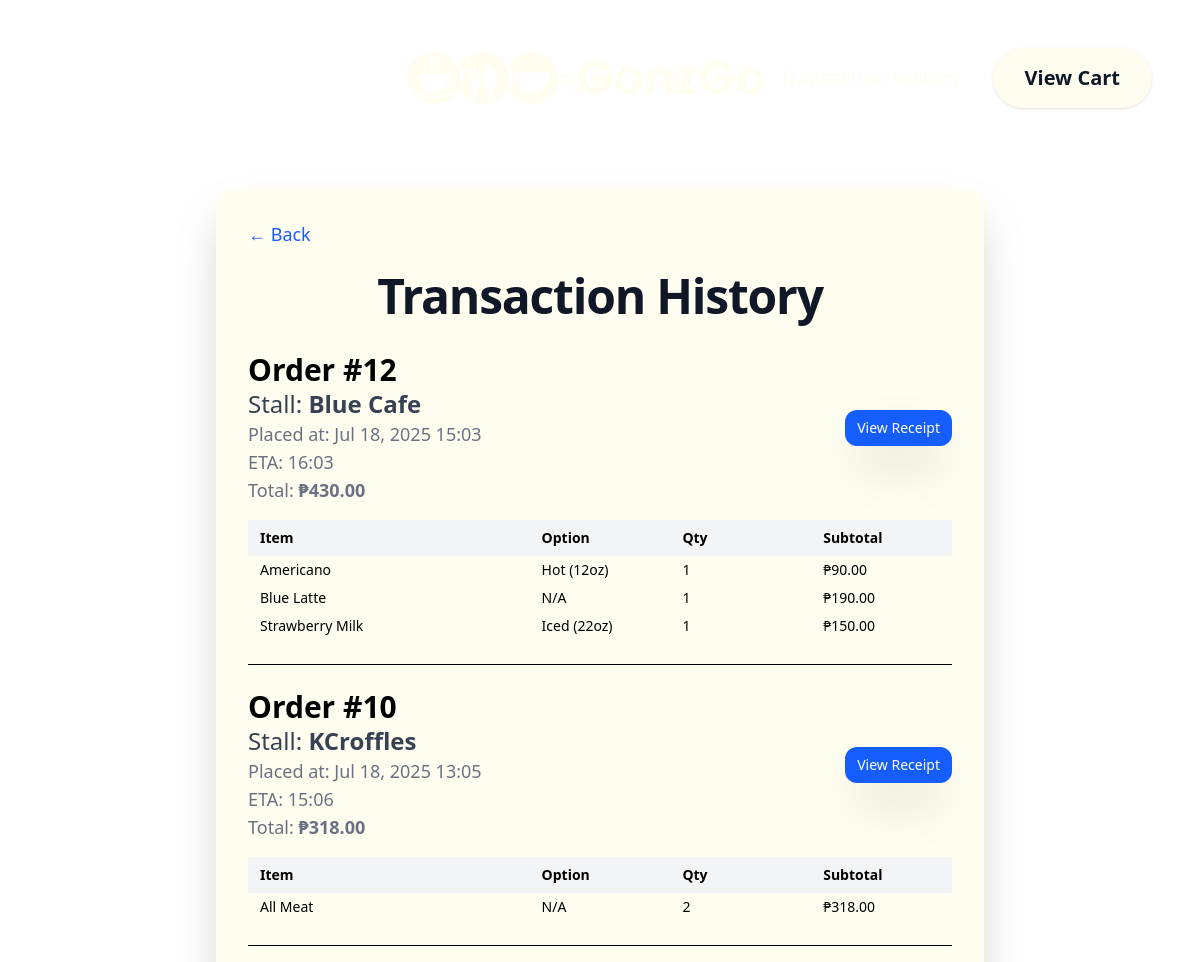
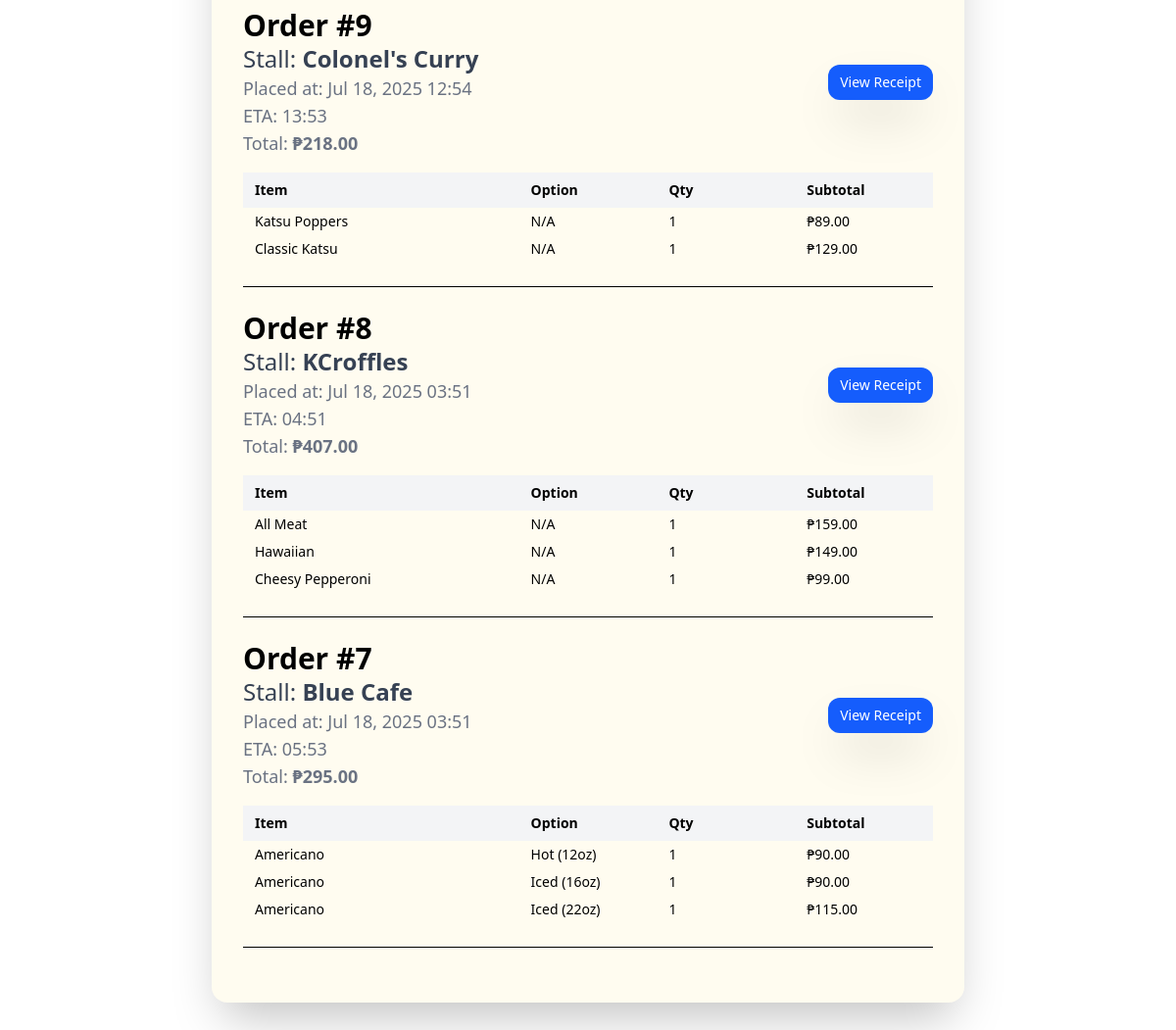
/stalls/history/ (signed in), run on the app's committed database (2 pictures, top to bottom).
### stalls/models.py (models this page shows, shortened)
class Order(models.Model):
    stall = models.ForeignKey(FoodStall, on_delete=models.CASCADE, related_name="orders")
    placed_at = models.DateTimeField(auto_now_add=True)
    eta = models.TimeField("ETA at Gonz")
    total = models.DecimalField(max_digits=10, decimal_places=2)
    receipt = models.ImageField(upload_to="order_receipts/")
    customer_name = models.CharField(max_length=200, blank=True)
    user = models.ForeignKey(get_user_model(), on_delete=models.CASCADE, related_name="orders")
    STATUS_CHOICES = [
        ('Pending', 'Pending'),
        ('Completed', 'Completed'),
    ]
    status = models.CharField(
        max_length=20,
        choices=STATUS_CHOICES,
        default='Pending'
    )

class FoodStall(models.Model):
    name = models.CharField(max_length=100)
    description = models.TextField(blank=True)
    slug = models.SlugField(unique=True)
    image = models.ImageField(upload_to='stalls/', blank=True)
    qr_code = models.ImageField(upload_to="stall_qrcodes/", blank=True, null=True)
    owner = models.ForeignKey(
        User,
        on_delete=models.CASCADE,
        null=True,
        blank=True,
        default=None,
        related_name='owned_stalls'
    )

class OrderItem(models.Model):
    order = models.ForeignKey(Order, on_delete=models.CASCADE, related_name="items")
    item_name = models.CharField(max_length=255)
    option_name = models.CharField(max_length=255, blank=True)
    quantity = models.PositiveIntegerField()
    price = models.DecimalField(max_digits=8, decimal_places=2)
    subtotal = models.DecimalField(max_digits=10, decimal_places=2)

### stalls/views.py (the view)
# urls.py: path('history/', views.transaction_history, name='transaction_history'),
@login_required
def transaction_history(request):
    orders = request.user.orders.select_related('stall').order_by('-placed_at')
    return render(request, 'stalls/transaction_history.html', {'orders': orders})

### stalls/templates/stalls/transaction_history.html (shortened to what this page needs)
{% load static %}
<!DOCTYPE html>
<html lang="en">
  <head>
    <script src="https://cdn.jsdelivr.net/npm/@tailwindcss/browser@4"></script>
  </head>
  <body class="min-h-screen bg-[url('{% static 'images/background.png' %}')] bg-cover bg-center bg-fixed">
    <nav class="relative flex items-center justify-center py-12 px-12">
      <div class="absolute left-1/2 -translate-x-1/2 flex items-center">
        <a href="{% url 'landing' %}"><img src="{% static 'images/logo-2.png' %}" alt="GonzGo Logo" class="w-96" /></a>
      </div>
      <div class="ml-auto flex items-center space-x-8">
        <form action="{% url 'users:logout' %}" method="post" style="display: inline">
          <button type="submit" class="cursor-pointer text-xl text-[#fffcf0] font-medium hover:underline">Logout</button>
        </form>
        <a href="{% url 'stalls:stall_list' %}" class="cursor-pointer text-xl text-[#fffcf0] font-medium hover:underline">Food Stalls</a>
        <a href="{% url 'stalls:transaction_history' %}" class="cursor-pointer text-xl text-[#fffcf0] font-medium hover:underline">Transaction History</a>
        <a href="{% url 'stalls:view_cart' %}" class="bg-[#fffcf0] text-xl text-gray-900 font-semibold px-8 py-4 rounded-full shadow transition hover:bg-gray-100">View Cart</a>
      </div>
    </nav>
    <div class="flex items-center justify-center py-8 px-4">
      <div class="bg-[#fffcf0] w-full max-w-3xl mx-auto rounded-2xl shadow-2xl p-8">
        <a href="{% url 'stalls:stall_list' %}" onclick="window.history.back(); return false;" class="inline-block mb-6 text-blue-600 hover:underline text-lg">← Back</a>
        <h2 class="text-5xl font-semibold tracking-tight text-balance text-center text-gray-900 mb-8">Transaction History</h2>
        {% if orders %} {% for order in orders %}
        <li class="border-b pb-4 mb-6 list-none">
          <div class="flex justify-between items-center mb-2">
            <div>
              <p class="font-semibold text-3xl">Order #{{ order.id }}</p>
              <p class="text-gray-700 text-2xl">Stall: <span class="font-bold">{{ order.stall.name }}</span></p>
              <p class="text-gray-500 text-lg">Placed at: {{ order.placed_at|date:"M d, Y H:i" }}</p>
              <p class="text-gray-500 text-lg">ETA: {{ order.eta|time:"H:i" }}</p>
              <p class="text-gray-500 text-lg">Total: <span class="font-bold">₱{{ order.total|floatformat:2 }}</span></p>
            </div>
            {% if order.receipt %}
            <a href="{{ order.receipt.url }}" target="_blank" class="cursor-pointer inline-block px-3 py-2 bg-blue-600 text-white text-sm rounded-xl shadow-2xl hover:bg-blue-700 transitio">View Receipt</a>
            {% endif %}
          </div>
          <div class="mb-2 mt-2">
            <table class="w-full text-sm mt-4">
              <thead>
                <tr class="bg-gray-100">
                  <th class="w-2/5 px-3 py-2 text-left">Item</th>
                  <th class="w-1/5 px-3 py-2 text-left">Option</th>
                  <th class="w-1/5 px-3 py-2 text-left">Qty</th>
                  <th class="w-1/5 px-3 py-2 text-left">Subtotal</th>
                </tr>
              </thead>
              <tbody>
                {% for item in order.items.all %}
                <tr>
                  <td class="px-3 py-1">{{ item.item_name }}</td>
                  <td class="px-3 py-1">{% if item.option_name == "0" or not item.option_name %}N/A{% else %}{{ item.option_name }}{% endif %}</td>
                  <td class="px-3 py-1">{{ item.quantity }}</td>
                  <td class="px-3 py-1">₱{{ item.subtotal|floatformat:2 }}</td>
                </tr>
                {% empty %}
                <tr>
                  <td colspan="4" class="text-gray-400 italic text-center py-2">No items for this order.</td>
                </tr>
                {% endfor %}
              </tbody>
            </table>
          </div>
        </li>
        {% endfor %} {% else %}
        <p class="text-xl italic text-gray-500 text-center mb-8">You haven't made any orders yet.</p>
        {% endif %}
      </div>
    </div>
  </body>
</html>

### data on the page
Order: id "12", stall.name "Blue Cafe", placed_at "Jul 18, 2025 15:03", eta "16:03", total "430.00"
OrderItem: item_name "Americano", option_name "Hot (12oz)", quantity "1", subtotal "90.00"
OrderItem: item_name "Blue Latte", option_name "N/A", quantity "1", subtotal "190.00"
OrderItem: item_name "Strawberry Milk", option_name "Iced (22oz)", quantity "1", subtotal "150.00"
Order: id "10", stall.name "KCroffles", placed_at "Jul 18, 2025 13:05", eta "15:06", total "318.00"
OrderItem: item_name "All Meat", option_name "N/A", quantity "2", subtotal "318.00"
Order: id "9", stall.name "Colonel's Curry", placed_at "Jul 18, 2025 12:54", eta "13:53", total "218.00"
OrderItem: item_name "Katsu Poppers", option_name "N/A", quantity "1", subtotal "89.00"
OrderItem: item_name "Classic Katsu", option_name "N/A", quantity "1", subtotal "129.00"
Order: id "8", stall.name "KCroffles", placed_at "Jul 18, 2025 03:51", eta "04:51", total "407.00"
OrderItem: item_name "All Meat", option_name "N/A", quantity "1", subtotal "159.00"
OrderItem: item_name "Hawaiian", option_name "N/A", quantity "1", subtotal "149.00"
OrderItem: item_name "Cheesy Pepperoni", option_name "N/A", quantity "1", subtotal "99.00"
Order: id "7", stall.name "Blue Cafe", placed_at "Jul 18, 2025 03:51", eta "05:53", total "295.00"
OrderItem: item_name "Americano", option_name "Hot (12oz)", quantity "1", subtotal "90.00"
OrderItem: item_name "Americano", option_name "Iced (16oz)", quantity "1", subtotal "90.00"
OrderItem: item_name "Americano", option_name "Iced (22oz)", quantity "1", subtotal "115.00"
